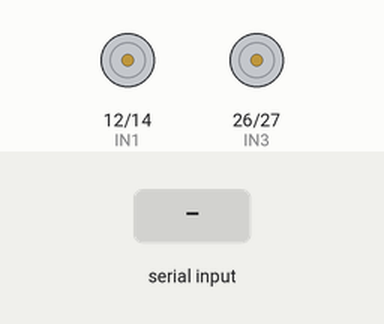
This sketch was run on a simulated ESP32. On the bench: motor-driver pin pairs drawn as motors (green arrow = first pin HIGH = forward, orange = second pin HIGH = backward, longer = more drive, scaled by the enable pin). The test bench sets the inputs (shaded band). What the sketch prints to the serial monitor is not drawn.

Above: at 1.2 s.
1.3 s: "FS\n" received over Serial
At 2.2 s:
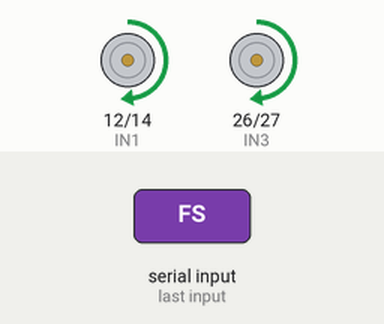
2.8 s: "L1\n" received over Serial
At 3.3 s:
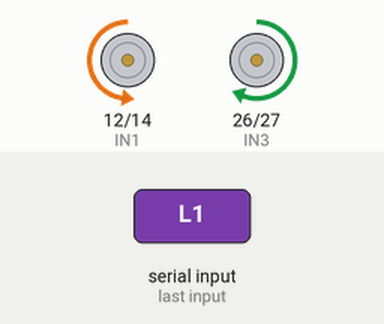
4.3 s: "R1\n" received over Serial
At 5.5 s:
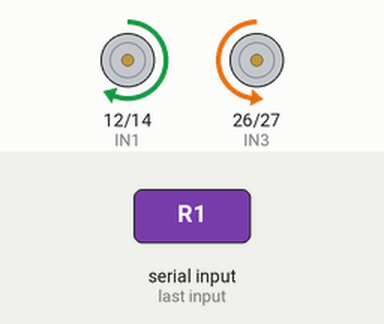
5.8 s: "F\n" received over Serial
At 6.7 s:
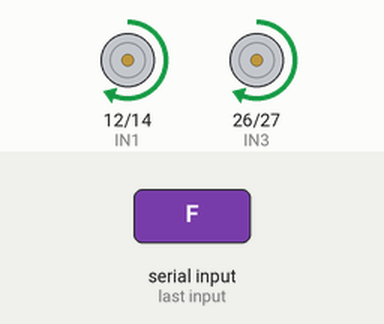
Timing chart, 0 to 8.3 s (numbered marks = the images above; inputs shaded):
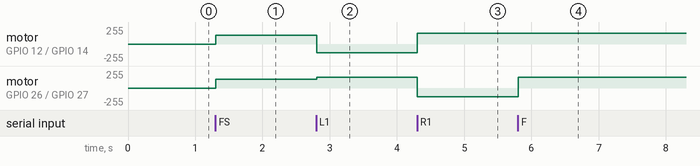

The sketch:

Funcionaaaaaaaaa1.ino
```cpp
// Pines L298N
const int IN1 = 12;
const int IN2 = 14;
const int IN3 = 26;
const int IN4 = 27;
const int ENA = 13;
const int ENB = 25;

// Velocidades
int speedSlow = 130;
int speedNormal = 160;
int speedFast = 190;

// Buffer para comandos
String commandBuffer = "";
const unsigned long COMMAND_TIMEOUT = 100; // Tiempo máximo entre caracteres (ms)
unsigned long lastCharTime = 0;

void setup() {
  Serial.begin(115200);

  pinMode(IN1, OUTPUT);
  pinMode(IN2, OUTPUT);
  pinMode(IN3, OUTPUT);
  pinMode(IN4, OUTPUT);
  pinMode(ENA, OUTPUT);
  pinMode(ENB, OUTPUT);

  stopCar();
  Serial.println("🔧 ARDUINO INICIADO - LECTURA MEJORADA");
  Serial.println("💡 Comandos: FS, L1, L2, R1, R2, S");
}

void loop() {
  // Leer caracteres disponibles
  while (Serial.available()) {
    char c = Serial.read();

    // Si es un carácter de control (newline, carriage return) o el buffer está lleno, procesar comando
    if (c == '\n' || c == '\r' || commandBuffer.length() >= 5) {
      if (commandBuffer.length() > 0) {
        processCommand(commandBuffer);
        commandBuffer = "";
      }
    } else {
      // Agregar carácter al buffer
      commandBuffer += c;
      lastCharTime = millis();
    }
  }

  // Timeout: si ha pasado mucho tiempo desde el último carácter, procesar el buffer
  if (commandBuffer.length() > 0 && (millis() - lastCharTime > COMMAND_TIMEOUT)) {
    processCommand(commandBuffer);
    commandBuffer = "";
  }

  delay(10);
}

void processCommand(String command) {
  command.trim();

  Serial.print("📥 COMANDO RECIBIDO: '");
  Serial.print(command);
  Serial.println("'");

  // Procesar comando
  if (command == "FS") {
    moveForward(speedSlow);
    Serial.println("🚗 ADELANTE SUAVE");
  }
  else if (command == "F") {
    moveForward(speedNormal);
    Serial.println("🚗 ADELANTE NORMAL");
  }
  else if (command == "L1") {
    turnLeft(speedSlow, speedNormal);
    Serial.println("↩️  IZQUIERDA SUAVE");
  }
  else if (command == "L2") {
    turnLeft(speedFast, speedNormal);
    Serial.println("↩️  IZQUIERDA FUERTE");
  }
  else if (command == "R1") {
    turnRight(speedNormal, speedSlow);
    Serial.println("↪️  DERECHA SUAVE");
  }
  else if (command == "R2") {
    turnRight(speedNormal, speedFast);
    Serial.println("↪️  DERECHA FUERTE");
  }
  else if (command == "S") {
    stopCar();
    Serial.println("🛑 DETENIDO");
  }
  else {
    Serial.print("❌ COMANDO DESCONOCIDO: '");
    Serial.print(command);
    Serial.println("'");
  }
}

void moveForward(int speed) {
  analogWrite(ENA, speed);
  analogWrite(ENB, speed);
  digitalWrite(IN1, HIGH);
  digitalWrite(IN2, LOW);
  digitalWrite(IN3, HIGH);
  digitalWrite(IN4, LOW);
}

void turnLeft(int speedLeft, int speedRight) {
  analogWrite(ENA, speedLeft);
  analogWrite(ENB, speedRight);
  digitalWrite(IN1, LOW);
  digitalWrite(IN2, HIGH);
  digitalWrite(IN3, HIGH);
  digitalWrite(IN4, LOW);
}

void turnRight(int speedLeft, int speedRight) {
  analogWrite(ENA, speedLeft);
  analogWrite(ENB, speedRight);
  digitalWrite(IN1, HIGH);
  digitalWrite(IN2, LOW);
  digitalWrite(IN3, LOW);
  digitalWrite(IN4, HIGH);
}

void stopCar() {
  digitalWrite(IN1, LOW);
  digitalWrite(IN2, LOW);
  digitalWrite(IN3, LOW);
  digitalWrite(IN4, LOW);
  analogWrite(ENA, 0);
  analogWrite(ENB, 0);
}
```

Measured:
- after the input at 1.3 s, motor on GPIO 12 (IN1) / GPIO 14 (IN2), motor on GPIO 26 (IN3) / GPIO 27 (IN4): stopped → forward 130/255 at once
- after the input at 2.8 s, motor on GPIO 12 (IN1) / GPIO 14 (IN2): forward 130/255 → backward 130/255 at once; motor on GPIO 26 (IN3) / GPIO 27 (IN4): forward 130/255 → forward 160/255 at once
- after the input at 4.3 s, motor on GPIO 12 (IN1) / GPIO 14 (IN2): backward 130/255 → forward 160/255 at once; motor on GPIO 26 (IN3) / GPIO 27 (IN4): forward 160/255 → backward 130/255 at once
- after the input at 5.8 s, motor on GPIO 26 (IN3) / GPIO 27 (IN4): backward 130/255 → forward 160/255 at once
